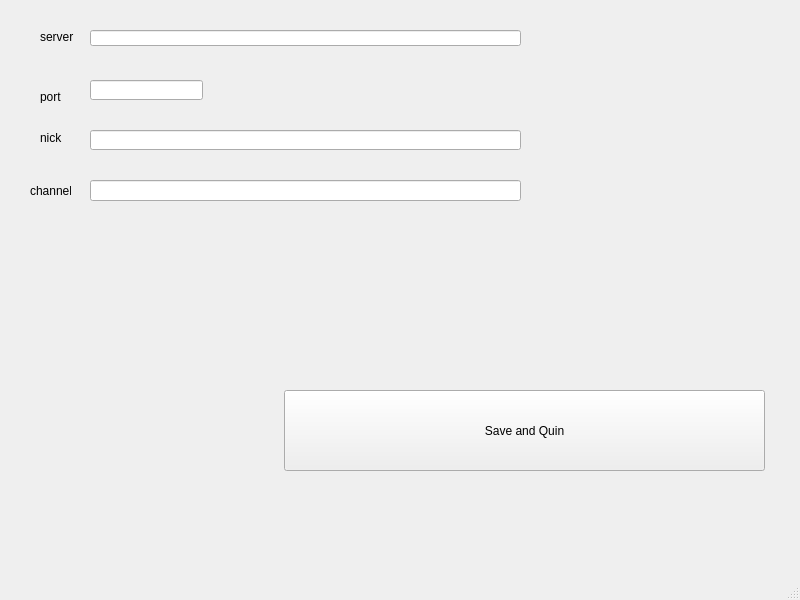
<?xml version="1.0" encoding="UTF-8"?>
<ui version="4.0">
 <class>MainWindow</class>
 <widget class="QMainWindow" name="MainWindow">
  <property name="geometry">
   <rect>
    <x>0</x>
    <y>0</y>
    <width>800</width>
    <height>600</height>
   </rect>
  </property>
  <property name="windowTitle">
   <string>MainWindow</string>
  </property>
  <widget class="QWidget" name="centralwidget">
   <widget class="QLineEdit" name="server">
    <property name="geometry">
     <rect>
      <x>90</x>
      <y>30</y>
      <width>431</width>
      <height>16</height>
     </rect>
    </property>
   </widget>
   <widget class="QLineEdit" name="port">
    <property name="geometry">
     <rect>
      <x>90</x>
      <y>80</y>
      <width>113</width>
      <height>20</height>
     </rect>
    </property>
   </widget>
   <widget class="QLineEdit" name="nick">
    <property name="geometry">
     <rect>
      <x>90</x>
      <y>130</y>
      <width>431</width>
      <height>20</height>
     </rect>
    </property>
   </widget>
   <widget class="QPushButton" name="save_quit_Button">
    <property name="geometry">
     <rect>
      <x>284</x>
      <y>390</y>
      <width>481</width>
      <height>81</height>
     </rect>
    </property>
    <property name="text">
     <string>Save and Quin</string>
    </property>
   </widget>
   <widget class="QLabel" name="label">
    <property name="geometry">
     <rect>
      <x>40</x>
      <y>30</y>
      <width>47</width>
      <height>13</height>
     </rect>
    </property>
    <property name="text">
     <string>server</string>
    </property>
   </widget>
   <widget class="QLabel" name="label_2">
    <property name="geometry">
     <rect>
      <x>40</x>
      <y>90</y>
      <width>47</width>
      <height>13</height>
     </rect>
    </property>
    <property name="text">
     <string>port</string>
    </property>
   </widget>
   <widget class="QLabel" name="label_3">
    <property name="geometry">
     <rect>
      <x>40</x>
      <y>130</y>
      <width>47</width>
      <height>16</height>
     </rect>
    </property>
    <property name="text">
     <string>nick</string>
    </property>
   </widget>
   <widget class="QLineEdit" name="channel">
    <property name="geometry">
     <rect>
      <x>90</x>
      <y>180</y>
      <width>431</width>
      <height>21</height>
     </rect>
    </property>
   </widget>
   <widget class="QLabel" name="label_4">
    <property name="geometry">
     <rect>
      <x>30</x>
      <y>180</y>
      <width>41</width>
      <height>21</height>
     </rect>
    </property>
    <property name="text">
     <string>channel</string>
    </property>
   </widget>
  </widget>
  <widget class="QMenuBar" name="menubar">
   <property name="geometry">
    <rect>
     <x>0</x>
     <y>0</y>
     <width>800</width>
     <height>21</height>
    </rect>
   </property>
  </widget>
  <widget class="QStatusBar" name="statusbar"/>
 </widget>
 <resources/>
 <connections/>
</ui>
